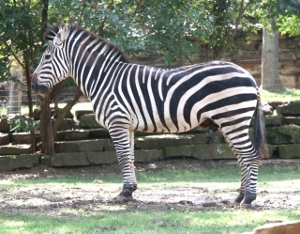
%> input picture Homework3/hw3_code/zebra_small.jpg, 300 x 234 px
$ octave prob2script.m   (GNU Octave 9; MATLAB toolbox functions it lacks are replaced by stand-ins)
%> lines starting %> are read from the running program, lines starting %| are printed output that depends on the picture
### Homework3/hw3_code/computeDerivImages.m
function [horizDerivImage,vertDerivImage] = computeDerivImages( imageData,sigma )
%COMPUTEDERIVIMAGES Summary of this function goes here
%   Detailed explanation goes here

gaussFilt = fspecial('gaussian',sigma);
rowNum = ceil(sigma/2);
gaussFilter = gaussFilt(rowNum,:);
filteredImageData = conv2(imageData,gaussFilter,'same');
horizDerivFilter = [1 -1];
horizDerivImage = conv2(filteredImageData,horizDerivFilter,'same');
vertDerivFilter = [1;-1];
vertDerivImage = conv2(filteredImageData,vertDerivFilter,'same');

end

### Homework3/hw3_code/computeGaussDiff.m
function [filterDiffImageData] = computeGaussDiff( imageData,sigma1,sigma2 )
%COMPUTEDERIVIMAGES Summary of this function goes here
%   Detailed explanation goes here

gaussFilt1 = fspecial('gaussian',sigma1);
gaussFilt2 = fspecial('gaussian',sigma2);
filteredImageData1 = conv2(imageData,gaussFilt1,'same');
filteredImageData2 = conv2(imageData,gaussFilt2,'same');
filterDiffImageData = filteredImageData2-filteredImageData1;

end

### Homework3/hw3_code/prob2function.m
function [  ] = prob2function( imageData )
%PROB2FUNCTION Summary of this function goes here
%   Detailed explanation goes here
%
%h1 means horizontal derivative, sigma 1
%h2, h4, v1, v2, v4 follow the same thing
%g42 is gaussian 4-2, g21 is similar
[h1,v1,h2,v2,h4,v4,g42,g21] = get8FilterImages(imageData);
figure

subplot(2,4,1)
imshow(h1,[])
title('Horiz,sigma=1');

subplot(2,4,2)
imshow(h2,[])
title('Horiz,sigma=2');

subplot(2,4,3)
imshow(h4,[])
title('Horiz,sigma=4');

subplot(2,4,4)
imshow(g42,[])
title('G_4 - G_2');

subplot(2,4,5)
imshow(v1,[])
title('Vert,sigma=1');

subplot(2,4,6)
imshow(v2,[])
title('Vert,sigma=2');

subplot(2,4,7)
imshow(v4,[])
title('Vert,sigma=4');

subplot(2,4,8)
imshow(g21,[])
title('G_2-G_1');

end

### Homework3/hw3_code/get8FilterImages.m
function [ horizDeriv_Sigma1_imageData,vertDeriv_Sigma1_imageData,...
    horizDeriv_Sigma2_imageData,vertDeriv_Sigma2_imageData,...
    horizDeriv_Sigma4_imageData,vertDeriv_Sigma4_imageData,...
    gaussDiff_4_2_imageData,gaussDiff_2_1_imageData] = get8FilterImages( imageData )
%GET8FILTERIMAGES Summary of this function goes here
%   Detailed explanation goes here

[horizDeriv_Sigma1_imageData,vertDeriv_Sigma1_imageData] =...
    computeDerivImages(imageData,1);
[horizDeriv_Sigma2_imageData,vertDeriv_Sigma2_imageData] =...
    computeDerivImages(imageData,2);
[horizDeriv_Sigma4_imageData,vertDeriv_Sigma4_imageData] =...
    computeDerivImages(imageData,4);
gaussDiff_4_2_imageData = computeGaussDiff(imageData,1,2);
gaussDiff_2_1_imageData = computeGaussDiff(imageData,2,4);
end

### Homework3/hw3_code/prob2script.m

imname = 'zebra_small.jpg';
imageData = im2double(rgb2gray(imread(imname)));
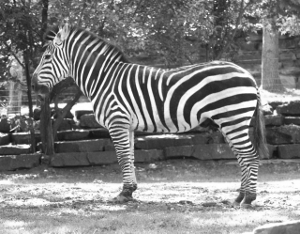
%> imageData: size 234x300 double; min 0.0667, max 1, mean 0.5
prob2function(imageData)
%> in computeDerivImages, `horizDerivImage = conv2(filteredImageData,horizDerivFilter,'same');`:
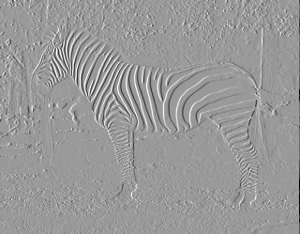
%> horizDerivImage: size 234x300 double; min -0.996, max 0.655, mean -0.00156; drawn with min black and max white
%> in computeDerivImages, `vertDerivImage = conv2(filteredImageData,vertDerivFilter,'same');`:
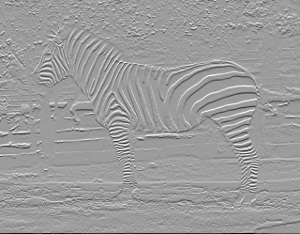
%> vertDerivImage: size 234x300 double; min -0.996, max 0.631, mean -0.00188; drawn with min black and max white
%> call 2 of computeDerivImages, with sigma = 2
%> in computeDerivImages (call 2), `filteredImageData = conv2(imageData,gaussFilter,'same');`:
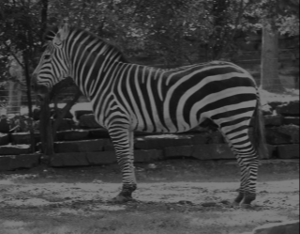
%> filteredImageData: size 234x300 double; min 0.0255, max 0.5, mean 0.25
%> in computeDerivImages (call 2), `horizDerivImage = conv2(filteredImageData,horizDerivFilter,'same');`:
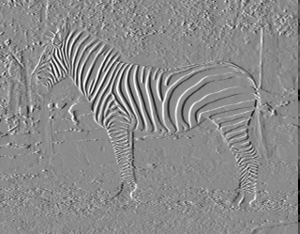
%> horizDerivImage: size 234x300 double; min -0.25, max 0.207, mean -0.000764; drawn with min black and max white
%> in computeGaussDiff, `filteredImageData2 = conv2(imageData,gaussFilt2,'same');`:
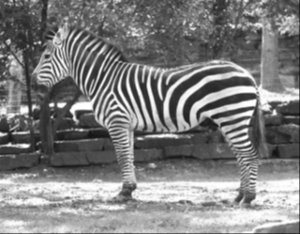
%> filteredImageData2: size 234x300 double; min 0.052, max 1, mean 0.499
%> call 2 of computeGaussDiff, with sigma1 = 2, sigma2 = 4
%> in computeGaussDiff (call 2), `filterDiffImageData = filteredImageData2-filteredImageData1;`:
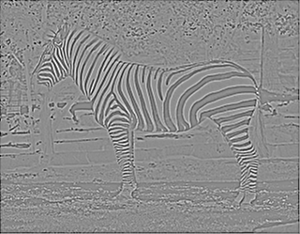
%> filterDiffImageData: size 234x300 double; min -0.0155, max 0.0126, mean -7.25e-05; drawn with min black and max white

$ run again, with Homework3/hw3_code/segtest1.jpg copied over Homework3/hw3_code/zebra_small.jpg
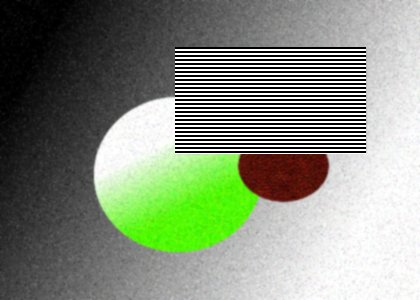
%> input picture Homework3/hw3_code/segtest1.jpg, 420 x 300 px
%> in computeDerivImages (call 2), `filteredImageData = conv2(imageData,gaussFilter,'same');`:
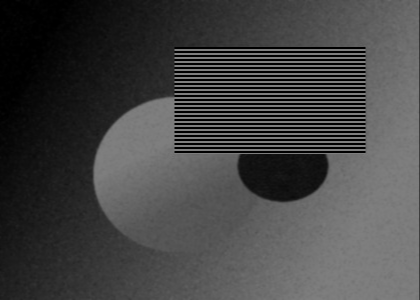
%> filteredImageData: size 300x420 double; min 0, max 0.5, mean 0.269
%> in computeGaussDiff (call 2), `filterDiffImageData = filteredImageData2-filteredImageData1;`:
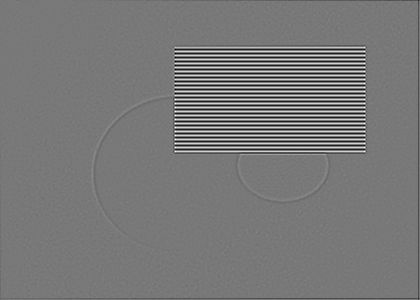
%> filterDiffImageData: size 300x420 double; min -0.0239, max 0.0266, mean -5.39e-05; drawn with min black and max white
